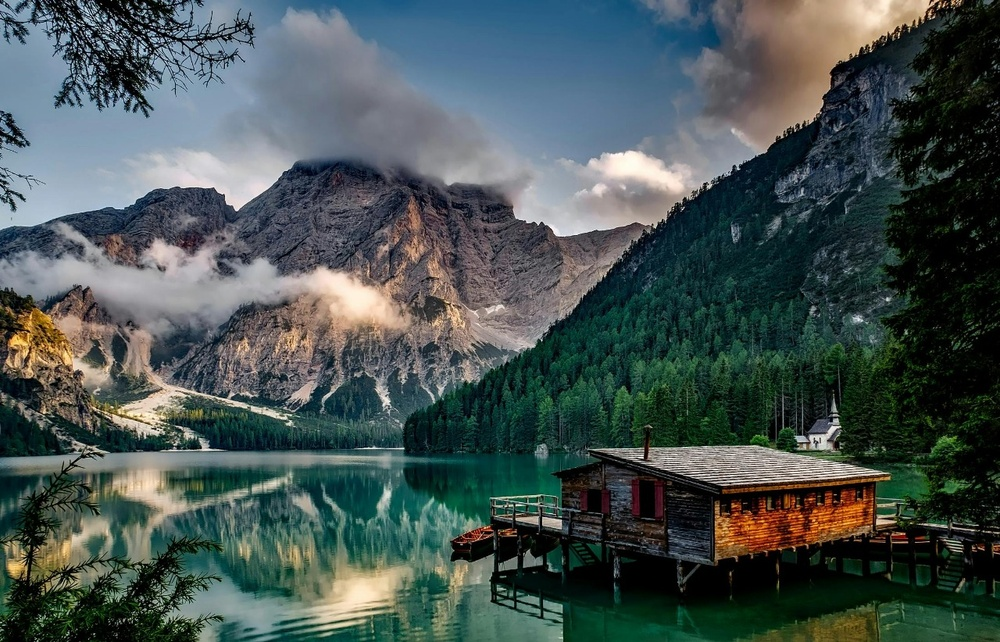
#> input picture assets/images/mountain.jpeg, 1000 x 642 px, shrunk from 1280 x 822 before the run
$ python 10-split-merge.py
#> lines starting #> are read from the running program, lines starting #| are printed output that depends on the picture
import cv2 as cv
import numpy as np


img = cv.imread("assets/images/mountain.jpeg")
#> img is the input picture: shape (642, 1000, 3); mean B, G, R 82.4, 83.9, 71.3
blank = np.zeros(img.shape[:2], dtype='uint8')

b,g,r = cv.split(img)
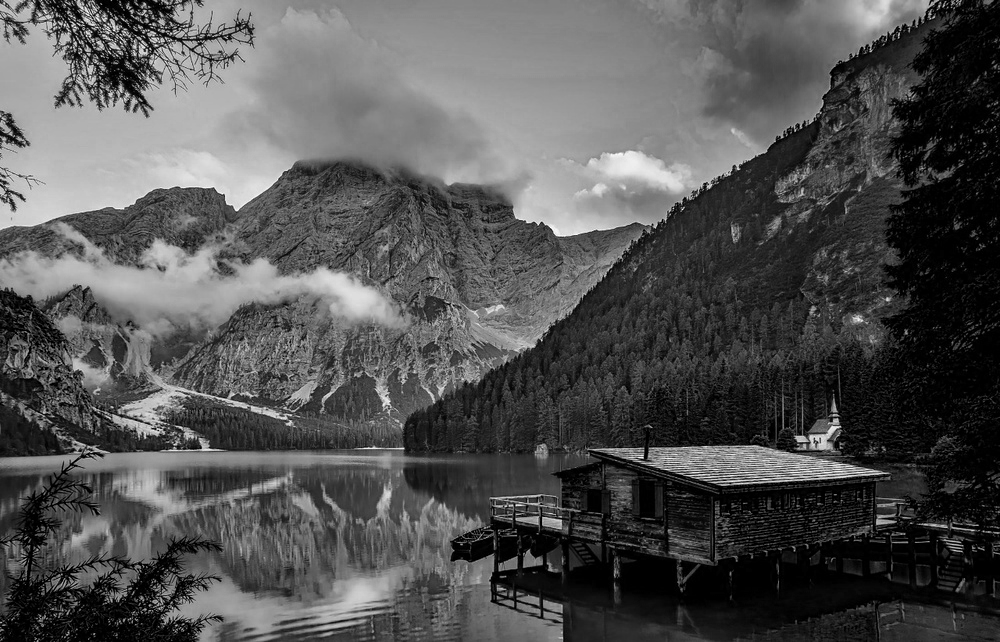
#> b: shape (642, 1000); min 0, max 255, mean 82.4
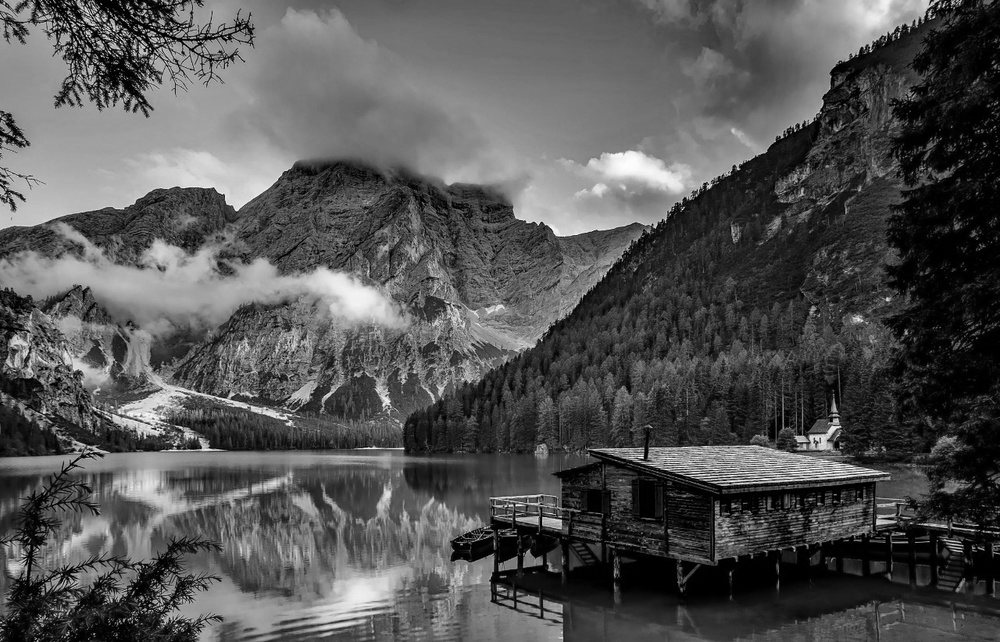
#> g: shape (642, 1000); min 0, max 255, mean 83.9
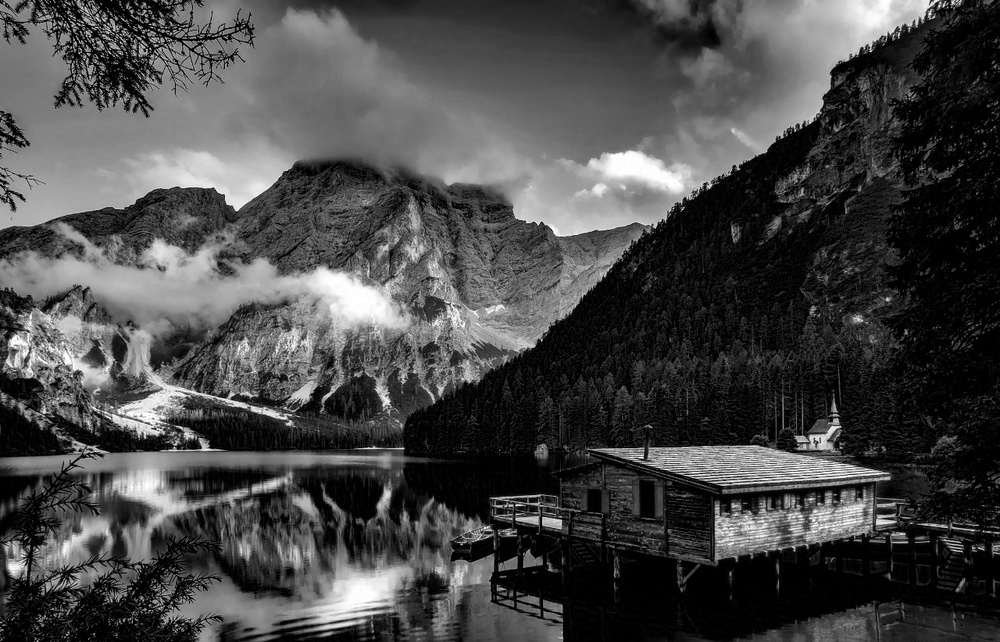
#> r: shape (642, 1000); min 0, max 255, mean 71.3

blue = cv.merge([b, blank, blank])
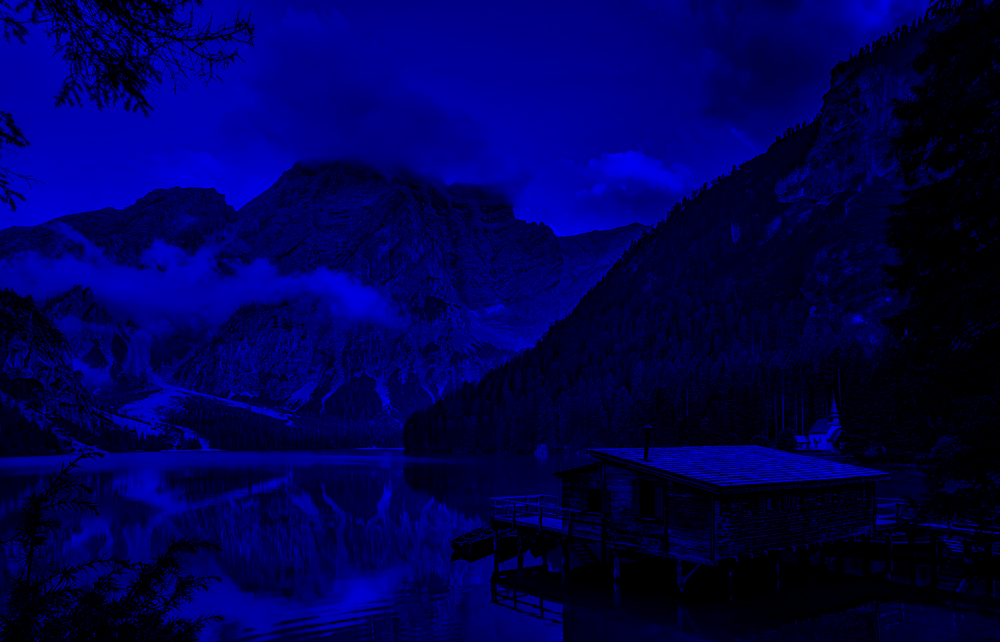
#> blue: shape (642, 1000, 3); mean of channels 0, 1, 2 82.4, 0, 0; drawn as B, G, R
green = cv.merge([blank, g, blank])
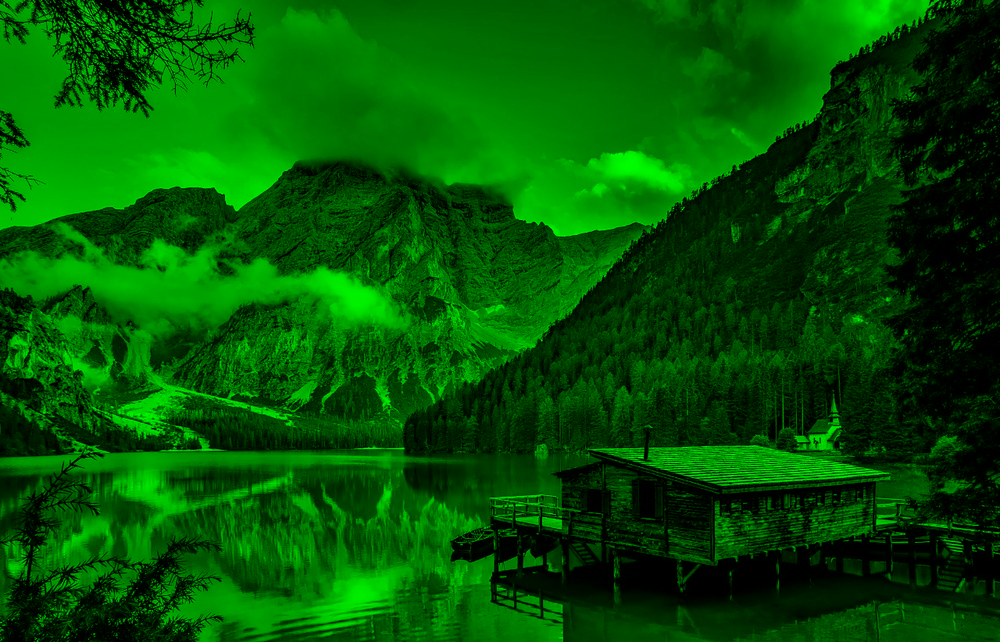
#> green: shape (642, 1000, 3); mean of channels 0, 1, 2 0, 83.9, 0; drawn as B, G, R
red = cv.merge([blank, blank, r])
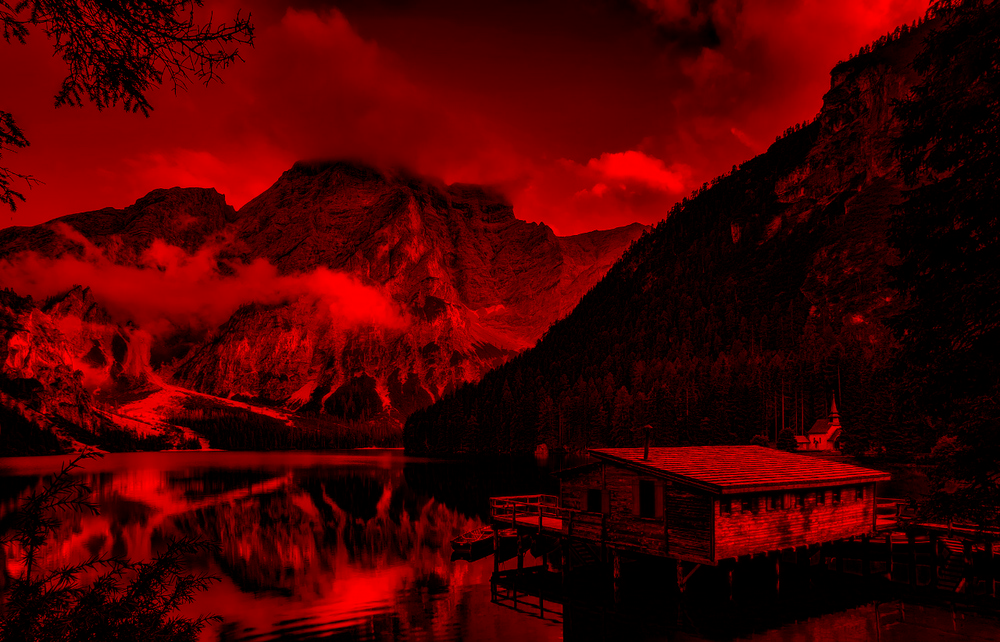
#> red: shape (642, 1000, 3); mean of channels 0, 1, 2 0, 0, 71.3; drawn as B, G, R

cv.imshow('blue', blue)
cv.imshow('Green', green)
cv.imshow('Red', red)

print(img.shape)
#| (642, 1000, 3)
print(r.shape)
#| (642, 1000)
print(g.shape)
#| (642, 1000)
print(b.shape)
#| (642, 1000)

merged = cv.merge([b,g,r])
cv.imshow("Merged image", merged)

cv.imshow("Thresold", img)

cv.waitKey(0)

$ run again, with assets/images/cat.jpeg copied over assets/images/mountain.jpeg
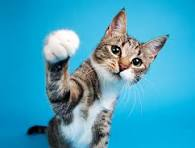
#> input picture assets/images/cat.jpeg, 195 x 148 px
#> img is the input picture: shape (148, 195, 3); mean B, G, R 190.6, 160.7, 62.9
#> `green = cv.merge([blank, g, blank])`:
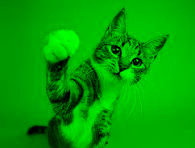
#> green: shape (148, 195, 3); mean of channels 0, 1, 2 0, 160.7, 0; drawn as B, G, R
#> `red = cv.merge([blank, blank, r])`:
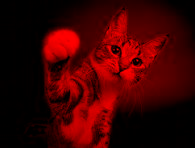
#> red: shape (148, 195, 3); mean of channels 0, 1, 2 0, 0, 62.9; drawn as B, G, R
#| (148, 195, 3)
#| (148, 195)
#| (148, 195)
#| (148, 195)
